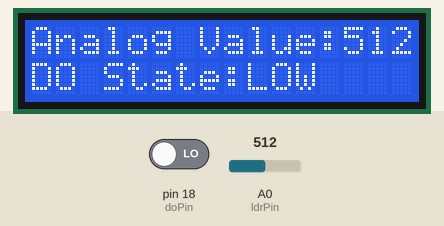
Recording of a sketch running on a simulated Arduino Uno, built with avr-gcc and run on an emulated ATmega328P. Shown: 16×2 character LCD. The inputs (shaded band) are chosen by the test bench; at power-on: pin 18 (doPin) LOW, A0 (ldrPin) = 512. What the sketch prints to the serial monitor is not drawn.

Above: at 4.2 s.
4.3 s: pin 18 (doPin) driven HIGH
At 5.6 s:
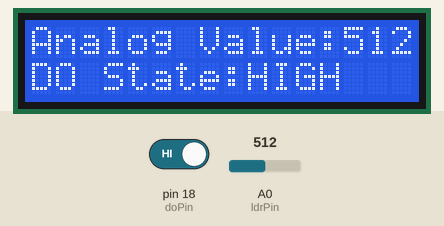
7.0 s: A0 (ldrPin) set to 716
At 8.3 s:
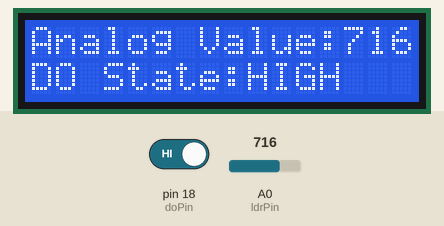
9.7 s: A0 (ldrPin) set to 900
At 12.4 s:
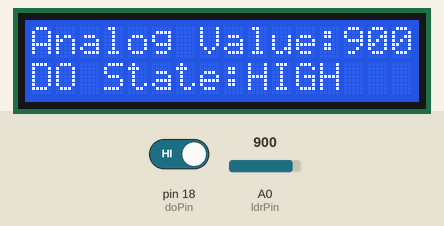
12.7 s: pin 18 (doPin) driven LOW
At 13.9 s:
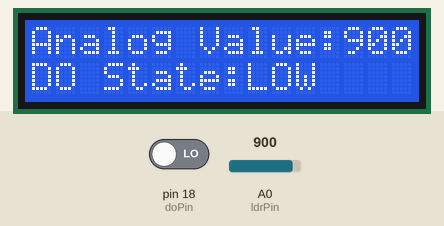
15.4 s: A0 (ldrPin) set to 1023
At 18.1 s:
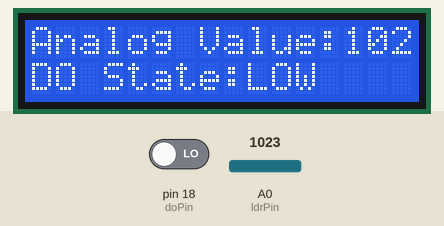
Timing chart, 0 to 19.6 s (numbered marks = the images above; inputs shaded):
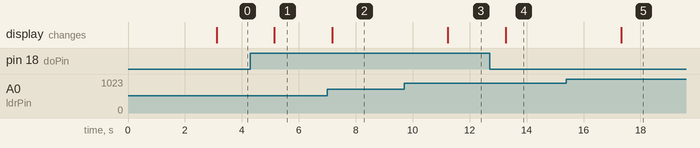

Measured:
- after the input at 4.3 s, the display: changes after 0.84 s (image 1)
- after the input at 7.0 s, the display: changes after 0.17 s (image 2)
- after the input at 9.7 s, the display: changes after 1.5 s (image 3)
- after the input at 12.7 s, the display: changes after 0.57 s (image 4)
- after the input at 15.4 s, the display: changes after 1.9 s (image 5)

The sketch:

LDROnLCD.ino
```cpp
/*
   Measuring ambient light by light dependent resistor module connected with ameba arduino and printing on I2C LCD
   Connecting A0 to ameba pin A0
   Connecting DO to ameba pin D2
   By Bruce Chiu
*/
//including I2C LCD related libraries
// LCM1602 I2C LCD
#include <Wire.h>   //Include I2C Library
#include <LiquidCrystal_I2C.h>  //Include I2C LCD Library
LiquidCrystal_I2C lcd(0x27, 2, 1, 0, 4, 5, 6, 7, 3, POSITIVE);  // Set the LCD I2C address

const int ldrPin=A0;
const int doPin=18;
int analogValue=0,prevAnalogValue=0;

void setup() {
  // put your setup code here, to run once:
  Serial.begin(9600);
  //initializing I2C LCD
  lcd.begin(16, 2);
  //set doPin as input
  pinMode(doPin,INPUT);
  //printing welcom message
  lcd.setCursor(0, 0);
  lcd.print("Hello!");
  lcd.setCursor(0, 1);
  lcd.print("I'm Ameba");
  delay(3000);
}

void loop() {
  // put your main code here, to run repeatedly:
  //send trigger pulse for 10us
  analogValue=analogRead(ldrPin);
  Serial.println("Analog Value:" + String(analogValue));
//  if (analogValue != prevAnalogValue) {
    lcd.clear();
    lcd.setCursor(0, 0);
    lcd.print("Analog Value:"+String(analogValue));
    lcd.setCursor(0, 1);
    String state=digitalRead(doPin)?"HIGH":"LOW";
    lcd.print("DO State:"+state);
    prevAnalogValue = analogValue;
 // }
  delay(2000);
}
```
